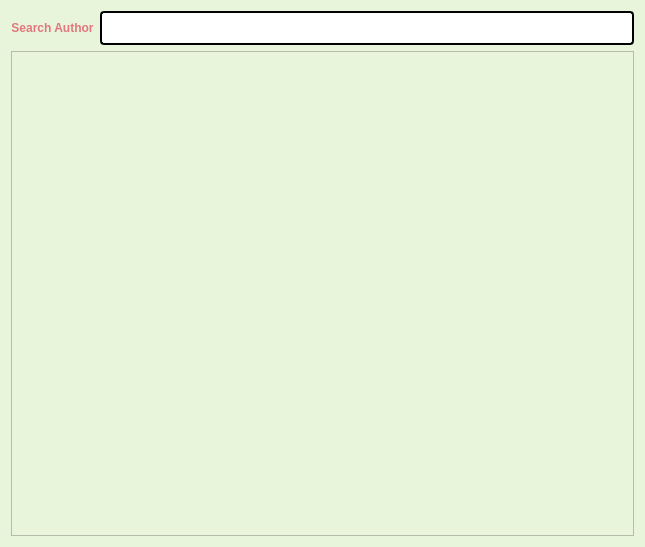
<?xml version="1.0" encoding="UTF-8"?>
<ui version="4.0">
 <class>authorsList</class>
 <widget class="QDialog" name="authorsList">
  <property name="geometry">
   <rect>
    <x>0</x>
    <y>0</y>
    <width>645</width>
    <height>547</height>
   </rect>
  </property>
  <property name="windowTitle">
   <string>Dialog</string>
  </property>
  <property name="styleSheet">
   <string notr="true">background-color:#e9f5db;</string>
  </property>
  <layout class="QVBoxLayout" name="verticalLayout_2">
   <item>
    <layout class="QVBoxLayout" name="verticalLayout">
     <item>
      <layout class="QHBoxLayout" name="horizontalLayout">
       <item>
        <widget class="QLabel" name="label_9">
         <property name="styleSheet">
          <string notr="true">font: 14pt &quot;georgia&quot;;
color: #e0777d;</string>
         </property>
         <property name="text">
          <string>&lt;html&gt;&lt;head/&gt;&lt;body&gt;&lt;p align=&quot;center&quot;&gt;&lt;span style=&quot; font-weight:700;&quot;&gt;Search Author&lt;/span&gt;&lt;/p&gt;&lt;/body&gt;&lt;/html&gt;</string>
         </property>
        </widget>
       </item>
       <item>
        <widget class="QLineEdit" name="value">
         <property name="styleSheet">
          <string notr="true">QLineEdit{
	background-color: rgb(255, 255, 255);
	 border: 2px  solid;
     border-radius: 4px;
	font: 24px
}</string>
         </property>
        </widget>
       </item>
      </layout>
     </item>
     <item>
      <widget class="QTableView" name="authorTableView">
       <property name="styleSheet">
        <string notr="true">QHeaderView::section { background-color: #e0777d; font: 16 px solid;color:white;}</string>
       </property>
       <property name="selectionMode">
        <enum>QAbstractItemView::SingleSelection</enum>
       </property>
       <property name="selectionBehavior">
        <enum>QAbstractItemView::SelectRows</enum>
       </property>
       <attribute name="verticalHeaderVisible">
        <bool>false</bool>
       </attribute>
      </widget>
     </item>
    </layout>
   </item>
  </layout>
 </widget>
 <resources/>
 <connections/>
</ui>
